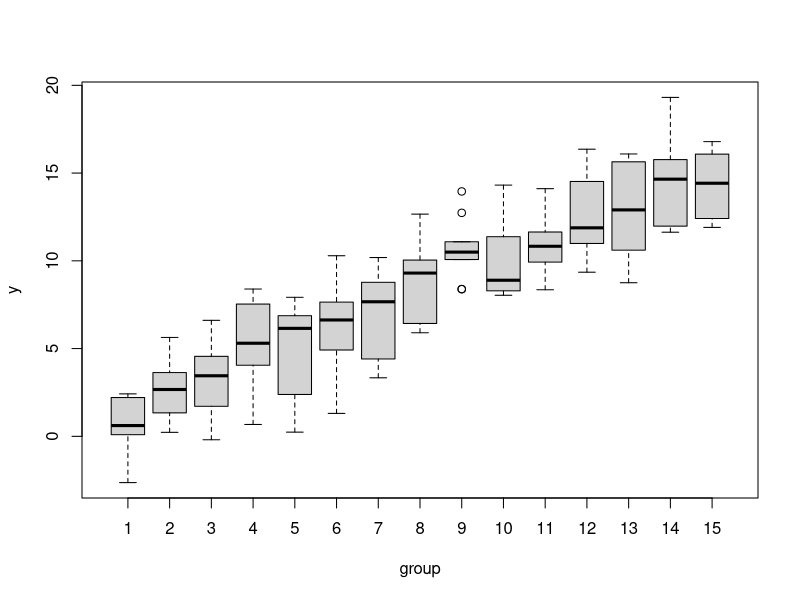

Source code (R): (Note: this script raises an error after producing the figure.)
## ---- chunk 1
# Run Analysis
set.seed(12345)

get_data <- function(n_per_group = 10, n_groups = 15){
    grp <- as.factor(c(rep(1:n_groups, each = n_per_group)))
    data <- data.frame(group = grp, y = rnorm(n_groups*n_per_group, sd=2) + as.numeric(grp))
}

# illustrate data
data <- get_data()
boxplot(y ~ group, data)

# Pairwise T-test using residuals of 2-15 groups
# plot results
for(i in 1:20) {
    grp <- as.factor(c(rep(1:n_groups, each = n_per_group)))
    data <- data.frame(group = grp, y = rnorm(n_groups * n_per_group, sd = 2) + as.numeric(grp))
    pvals <- sapply(2:15, function(int) {
        coefficients(summary(lm(y ~ group, data, subset = group %in% 1:int)))["group2", "Pr(>|t|)"]
    })
    if (i==1){
        plot(pvals, type="l", ylim=c(0,0.3), xlab="How Many Groups Considered +1")
    } else {
        lines(pvals)
    }
}


# simulate power
# 2 groups vs 5 groups
n_sim <- 10000
results <- matrix(NA, nrow = n_sim, ncol = 2)
for (i in 1:n_sim) {
    data <- get_data(n_per_group = 3, n_groups = 5)
    results[i, 1] <- coefficients(summary(lm(y ~ group, data, subset = group %in% 1:2)))["group2", "Pr(>|t|)"]
    results[i, 2] <- coefficients(summary(lm(y ~ group, data, subset = group %in% 1:5)))["group2", "Pr(>|t|)"]
}
power <- apply(results < 0.05, 2, mean)
names(power) <- c("power using 2 groups", "power using 5 groups")
power
